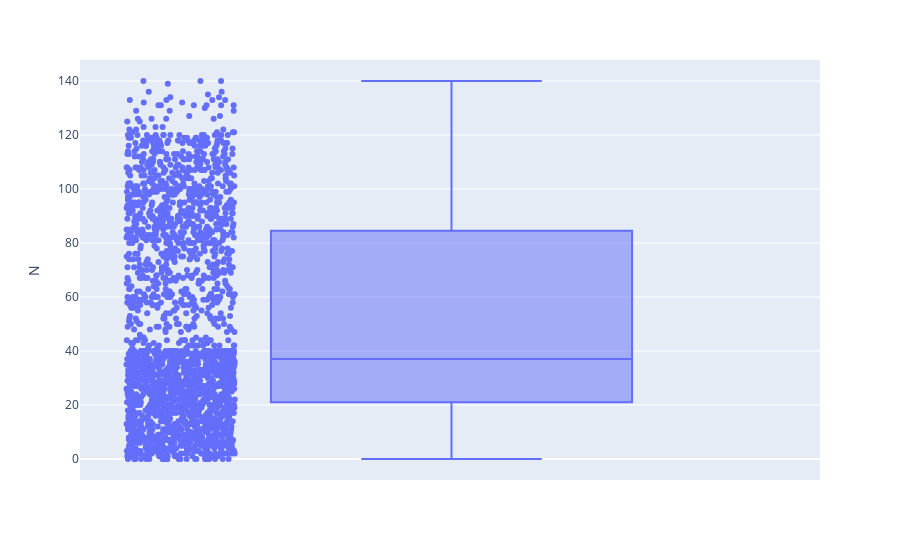

Write notebook code for a chart like this one.
### Code cell
import plotly.express as px
# used for checking outliers
fig = px.box(data, y="N", points="all")
fig.show()

### Figure 1 — Plotly figure (JSON) as saved in the notebook; plotly's stock layout.template omitted (floating-point values rounded to 4 significant figures; data arrays with more than 128 entries replaced by an {"elided": "..."} marker saying what was removed)
{"data": [{"alignmentgroup": "True", "boxpoints": "all", "hovertemplate": "N=%{y}<extra></extra>", "legendgroup": "", "marker": {"color": "#636efa"}, "name": "", "notched": false, "offsetgroup": "", "orientation": "v", "showlegend": false, "type": "box", "x0": " ", "xaxis": "x", "y": {"elided": "2200 int values"}, "y0": " ", "yaxis": "y"}], "layout": {"boxmode": "group", "legend": {"tracegroupgap": 0}, "margin": {"t": 60}, "xaxis": {"anchor": "y", "domain": [0, 1]}, "yaxis": {"anchor": "x", "domain": [0, 1], "title": {"text": "N"}}}}
